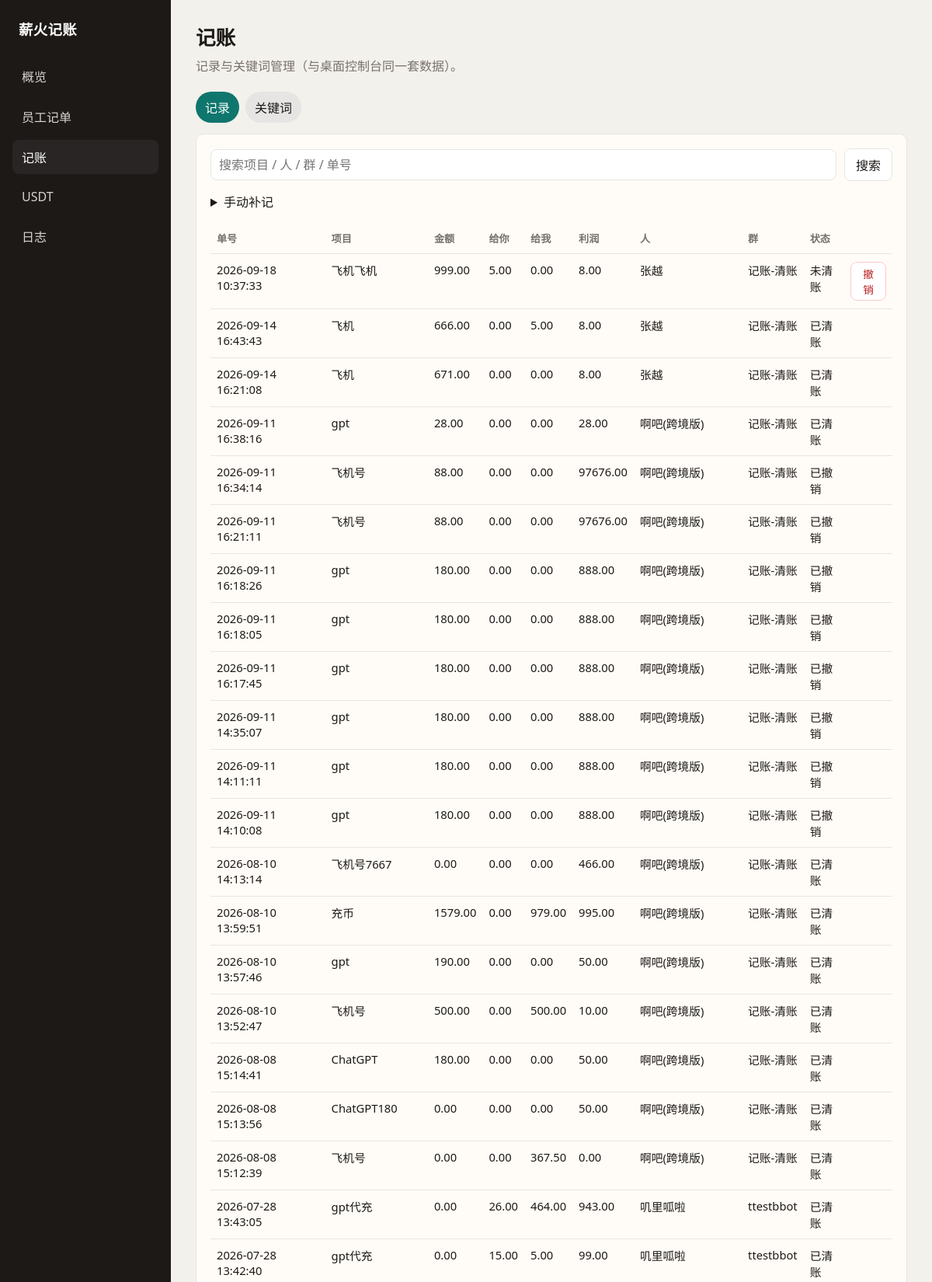
Screenshot of /panel/books/ledger/ (signed in, upper part) with the database file from the repository.
### apps/ledger/models.py (models this page shows, shortened)
class LedgerEntry(models.Model):
    class Direction(models.TextChoices):
        INCOME = "INCOME", "收入"
        EXPENSE = "EXPENSE", "支出"
    class Status(models.TextChoices):
        ACTIVE = "ACTIVE", "有效"
        REVERSED = "REVERSED", "已撤销"
        PROCESSED = "PROCESSED", "已清账"
    class Book(models.TextChoices):
        LEDGER = "ledger", "记账表"
        USDT = "usdt", "USDT"
        STAFF_ORDER = "staff_order", "员工记单"
    record_no = models.CharField(max_length=48, unique=True)
    event = models.OneToOneField(
        MessageEvent, on_delete=models.PROTECT, related_name="ledger_entry"
    )
    book = models.CharField(
        "账本",
        max_length=32,
        choices=Book.choices,
        default=Book.LEDGER,
        db_index=True,
    )
    direction = models.CharField(max_length=16, choices=Direction.choices)
    amount = models.DecimalField(max_digits=18, decimal_places=2)
    currency = models.CharField(max_length=4, default="CNY")
    category = models.ForeignKey(
        Category, on_delete=models.PROTECT, related_name="entries"
    )
    employee = models.ForeignKey(
        Employee, on_delete=models.PROTECT, related_name="entries"
    )
    chat_room = models.ForeignKey(
        ChatRoom, on_delete=models.PROTECT, related_name="entries"
    )
    remark = models.CharField(max_length=200, blank=True, default="")
    business_name = models.CharField(
        "项目", max_length=128, blank=True, default=""
    )
    receive_amount = models.DecimalField(
        "金额", max_digits=18, decimal_places=2, default=0
    )
    amount_to_you = models.DecimalField(
        "给你", max_digits=18, decimal_places=2, default=0
    )
    amount_to_me = models.DecimalField(
        "给我", max_digits=18, decimal_places=2, default=0
    )
    profit_amount = models.DecimalField(
        "利润", max_digits=18, decimal_places=2, default=0
    )
    occurred_at = models.DateTimeField()
    status = models.CharField(
        max_length=16, choices=Status.choices, default=Status.ACTIVE
    )
    reversed_at = models.DateTimeField(null=True, blank=True)
    reversed_by = models.ForeignKey(
        Employee,
        null=True,
        blank=True,
        on_delete=models.SET_NULL,
        related_name="reversed_entries",
    )
    reverse_reason = models.CharField(max_length=255, blank=True, default="")
    xinhuo_pushed_at = models.DateTimeField(
        "薪火已推送于", null=True, blank=True, db_index=True
    )
    created_at = models.DateTimeField(auto_now_add=True)
    updated_at = models.DateTimeField(auto_now=True)
    class Meta:
        verbose_name = "账目"
        verbose_name_plural = verbose_name
        indexes = [
            models.Index(fields=["occurred_at"]),
            models.Index(fields=["employee", "status"]),
            models.Index(fields=["chat_room", "direction", "currency"]),
            models.Index(fields=["book", "status", "-id"]),
        ]

### apps/chatrooms/models.py (models this page shows, shortened)
class Employee(models.Model):
    class Role(models.TextChoices):
        STAFF = "staff", "员工"
        ADMIN = "admin", "管理员"
        FINANCE = "finance", "财务/组长"
    employee_code = models.CharField("员工编号", max_length=32, unique=True)
    display_name = models.CharField("显示名", max_length=64)
    role = models.CharField(max_length=16, choices=Role.choices, default=Role.STAFF)
    enabled = models.BooleanField(default=True)
    created_at = models.DateTimeField(auto_now_add=True)
    updated_at = models.DateTimeField(auto_now=True)
    class Meta:
        verbose_name = "员工"
        verbose_name_plural = verbose_name

class ChatRoom(models.Model):
    name = models.CharField("群名称", max_length=128, unique=True)
    alias = models.CharField("别名", max_length=128, blank=True, default="")
    enabled = models.BooleanField("启用监听", default=True)
    strict_prefix = models.BooleanField("严格前缀", default=True)
    default_currency = models.CharField(max_length=4, default="CNY")
    last_seen_at = models.DateTimeField(null=True, blank=True)
    created_at = models.DateTimeField(auto_now_add=True)
    updated_at = models.DateTimeField(auto_now=True)
    class Meta:
        verbose_name = "聊天群"
        verbose_name_plural = verbose_name

### apps/panel/views.py (the view)
# urls.py: path("books/<str:book>/", views.book_page, name="book"),
@login_required
def book_page(request: HttpRequest, book: str) -> HttpResponse:
    if book not in BOOK_LABELS:
        return redirect("panel:home")
    from apps.panel import services as svc
    q = (request.GET.get("q") or "").strip()
    tab = "keywords" if request.GET.get("tab") == "keywords" else "records"
    ctx = {"book": book, "book_label": BOOK_LABELS[book], "q": q, "tab": tab}
    if tab == "keywords":
        ctx["keywords"] = svc.list_keywords(book)
    else:
        ctx["entries"] = svc.list_entries(book, limit=300, q=q)
        ctx["employees"] = svc.list_employees()
        ctx["rooms"] = svc.list_enabled_rooms()
    return render(request, "panel/book.html", _nav_ctx(**ctx))

### apps/panel/services.py (called while the page is built, shortened)
def ensure_django() -> None:
    global _django_ready
    if _django_ready:
        return

def list_employees() -> list[str]:
    ensure_django()
    from apps.chatrooms.models import Employee
    return list(
        Employee.objects.filter(enabled=True)
        .order_by("display_name")
        .values_list("display_name", flat=True)
    )

def list_enabled_rooms() -> list[str]:
    ensure_django()
    from apps.chatrooms.models import ChatRoom
    return list(
        ChatRoom.objects.filter(enabled=True)
        .order_by("name")
        .values_list("name", flat=True)
    )

### apps/panel/views.py (called while the page is built)
def _paused() -> bool:
    return PAUSE_FLAG.exists()

def _worker_running() -> bool:
    from datetime import timedelta
    from django.utils import timezone
    from apps.audit.models import GatewayHeartbeat
    gid = os.getenv("GATEWAY_ID", "wx-gateway-01")
    ts = (
        GatewayHeartbeat.objects.filter(gateway_id=gid)
        .values_list("updated_at", flat=True)
        .first()
    )
    return bool(ts and timezone.now() - ts < timedelta(seconds=90))

def _nav_ctx(**extra):
    ctx = {
        "paused": _paused(),
        "worker_running": _worker_running(),
        "book_labels": BOOK_LABELS,
    }
    ctx.update(extra)
    return ctx

### templates/panel/book.html (shortened to what this page needs)
{% extends "panel/base.html" %}
{% block content %}
<h1 class="page-title">{{ book_label }}</h1>
<p class="page-sub">记录与关键词管理（与桌面控制台同一套数据）。</p>
<div class="tabs">
  <a href="?tab=records" class="{% if tab != 'keywords' %}active{% endif %}">记录</a>
  <a href="?tab=keywords" class="{% if tab == 'keywords' %}active{% endif %}">关键词</a>
</div>
{% if tab != 'keywords' %}
<div class="panel">
  <form method="get" class="row" style="margin-bottom:14px">
    <input class="grow" name="q" value="{{ q }}" placeholder="搜索项目 / 人 / 群 / 单号">
    <button class="btn" type="submit">搜索</button>
  </form>
  <details style="margin-bottom:16px">
    <summary>手动补记</summary>
  </details>
  <table>
    <thead>
      <tr>
        <th>单号</th><th>项目</th>
        {% if book == 'staff_order' %}<th>数量</th><th>方向</th>{% else %}<th>金额</th><th>给你</th><th>给我</th><th>利润</th>{% endif %}
        <th>人</th><th>群</th><th>状态</th><th></th>
      </tr>
    </thead>
    <tbody>
      {% for e in entries %}
      <tr>
        <td>{{ e.record_no }}</td>
        <td>{{ e.business_name }}</td>
        {% if book == 'staff_order' %}
        <td>{{ e.amount }}</td>
        <td>{{ e.direction_label }}</td>
        {% else %}
        <td>{{ e.receive_amount }}</td>
        <td>{{ e.amount_to_you }}</td>
        <td>{{ e.amount_to_me }}</td>
        <td>{{ e.profit_amount }}</td>
        {% endif %}
        <td>{{ e.person }}</td>
        <td>{{ e.room }}</td>
        <td>{{ e.status_label }}</td>
        <td>
          {% if e.status == 'ACTIVE' %}
          <form method="post" action="{% url 'panel:entry_action' book %}">
            <button class="btn small danger" type="submit">撤销</button>
          </form>
          {% endif %}
        </td>
      </tr>
      {% empty %}
      <tr><td colspan="10">暂无记录</td></tr>
      {% endfor %}
    </tbody>
  </table>
</div>
{% endif %}
{% endblock %}

### static/panel/panel.css (style rules this page uses)
:root { --bg: #f3f1ec; --surface: #fffcf7; --ink: #1c1917; --muted: #78716c; --line: #e7e5e4; --accent: #0f766e; --accent-2: #115e59; --danger: #b91c1c; --warn: #b45309; --ok: #15803d; --nav: #1c1917; --nav-text: #fafaf9; --radius: 10px; --font: "Segoe UI", "PingFang SC", "Microsoft YaHei", sans-serif; }
* { box-sizing: border-box; }
html, body { margin: 0; padding: 0; }
body { font-family: var(--font); background: var(--bg); color: var(--ink); min-height: 100vh; }
a { color: var(--accent); text-decoration: none; }
.page-title { margin: 0 0 6px; font-size: 1.6rem; font-weight: 700; }
.page-sub { margin: 0 0 22px; color: var(--muted); }
.panel { background: var(--surface); border: 1px solid var(--line); border-radius: var(--radius); padding: 18px; margin-bottom: 18px; }
.row { display: flex; flex-wrap: wrap; gap: 10px; align-items: center; }
.grow { flex: 1; }
.btn { appearance: none; border: 1px solid var(--line); background: #fff; color: var(--ink); border-radius: 8px; padding: 8px 14px; cursor: pointer; font: inherit; }
.btn.danger { background: #fff; color: var(--danger); border-color: #fecaca; }
.btn.small { padding: 4px 10px; font-size: 0.85rem; }
input, select, textarea { font: inherit; border: 1px solid var(--line); border-radius: 8px; padding: 8px 10px; background: #fff; }
table { width: 100%; border-collapse: collapse; font-size: 0.92rem; }
th, td { text-align: left; padding: 10px 8px; border-bottom: 1px solid var(--line); vertical-align: top; }
th { color: var(--muted); font-weight: 600; font-size: 0.82rem; }
.tabs { display: flex; gap: 8px; margin-bottom: 14px; }
.tabs a { padding: 8px 12px; border-radius: 999px; background: #e7e5e4; color: var(--ink); text-decoration: none; }
.tabs a.active { background: var(--accent); color: #fff; }

### rows the page displays
LedgerEntry: record_no "2026-09-18 10:37:33", business_name "飞机飞机", receive_amount "999.00", amount_to_you "5.00", amount_to_me "0.00", profit_amount "8.00"
Employee: person "张越" "张越" "张越"
ChatRoom: room "记账-清账" "记账-清账" "记账-清账" "记账-清账" "记账-清账" "记账-清账" "记账-清账" "记账-清账" "记账-清账" "记账-清账" "记账-清账" "记账-清账" "记账-清账" "记账-清账" "记账-清账" "记账-清账" "记账-清账" "记账-清账" "记账-清账"
LedgerEntry: record_no "2026-09-14 16:43:43", business_name "飞机", receive_amount "666.00", amount_to_you "0.00", amount_to_me "5.00", profit_amount "8.00"
LedgerEntry: record_no "2026-09-14 16:21:08", business_name "飞机", receive_amount "671.00", amount_to_you "0.00", amount_to_me "0.00", profit_amount "8.00"
LedgerEntry: record_no "2026-09-11 16:38:16", business_name "gpt", receive_amount "28.00", amount_to_you "0.00", amount_to_me "0.00", profit_amount "28.00"
Employee: person "啊吧(跨境版)" "啊吧(跨境版)" "啊吧(跨境版)" "啊吧(跨境版)" "啊吧(跨境版)" "啊吧(跨境版)" "啊吧(跨境版)" "啊吧(跨境版)" "啊吧(跨境版)" "啊吧(跨境版)" "啊吧(跨境版)" "啊吧(跨境版)" "啊吧(跨境版)" "啊吧(跨境版)" "啊吧(跨境版)" "啊吧(跨境版)"
LedgerEntry: record_no "2026-09-11 16:34:14", business_name "飞机号", receive_amount "88.00", amount_to_you "0.00", amount_to_me "0.00", profit_amount "97676.00"
LedgerEntry: record_no "2026-09-11 16:21:11", business_name "飞机号", receive_amount "88.00", amount_to_you "0.00", amount_to_me "0.00", profit_amount "97676.00"
LedgerEntry: record_no "2026-09-11 16:18:26", business_name "gpt", receive_amount "180.00", amount_to_you "0.00", amount_to_me "0.00", profit_amount "888.00"
LedgerEntry: record_no "2026-09-11 16:18:05", business_name "gpt", receive_amount "180.00", amount_to_you "0.00", amount_to_me "0.00", profit_amount "888.00"
LedgerEntry: record_no "2026-09-11 16:17:45", business_name "gpt", receive_amount "180.00", amount_to_you "0.00", amount_to_me "0.00", profit_amount "888.00"
LedgerEntry: record_no "2026-09-11 14:35:07", business_name "gpt", receive_amount "180.00", amount_to_you "0.00", amount_to_me "0.00", profit_amount "888.00"
LedgerEntry: record_no "2026-09-11 14:11:11", business_name "gpt", receive_amount "180.00", amount_to_you "0.00", amount_to_me "0.00", profit_amount "888.00"
LedgerEntry: record_no "2026-09-11 14:10:08", business_name "gpt", receive_amount "180.00", amount_to_you "0.00", amount_to_me "0.00", profit_amount "888.00"
LedgerEntry: record_no "2026-08-10 14:13:14", business_name "飞机号7667", receive_amount "0.00", amount_to_you "0.00", amount_to_me "0.00", profit_amount "466.00"
LedgerEntry: record_no "2026-08-10 13:59:51", business_name "充币", receive_amount "1579.00", amount_to_you "0.00", amount_to_me "979.00", profit_amount "995.00"
LedgerEntry: record_no "2026-08-10 13:57:46", business_name "gpt", receive_amount "190.00", amount_to_you "0.00", amount_to_me "0.00", profit_amount "50.00"
LedgerEntry: record_no "2026-08-10 13:52:47", business_name "飞机号", receive_amount "500.00", amount_to_you "0.00", amount_to_me "500.00", profit_amount "10.00"
LedgerEntry: record_no "2026-08-08 15:14:41", business_name "ChatGPT", receive_amount "180.00", amount_to_you "0.00", amount_to_me "0.00", profit_amount "50.00"
LedgerEntry: record_no "2026-08-08 15:13:56", business_name "ChatGPT180", receive_amount "0.00", amount_to_you "0.00", amount_to_me "0.00", profit_amount "50.00"
LedgerEntry: record_no "2026-08-08 15:12:39", business_name "飞机号", receive_amount "0.00", amount_to_you "0.00", amount_to_me "367.50", profit_amount "0.00"
LedgerEntry: record_no "2026-07-28 13:43:05", business_name "gpt代充", receive_amount "0.00", amount_to_you "26.00", amount_to_me "464.00", profit_amount "943.00"
Employee: person "叽里呱啦" "叽里呱啦"
ChatRoom: room "ttestbbot" "ttestbbot"
LedgerEntry: record_no "2026-07-28 13:42:40", business_name "gpt代充", receive_amount "0.00", amount_to_you "15.00", amount_to_me "5.00", profit_amount "99.00"

### other values shown
{{ book_label }} "记账"
{{ e.status_label }} "未清账" "已清账" "已清账" "已清账" "已撤销" "已撤销" "已撤销" "已撤销" "已撤销" "已撤销" "已撤销" "已撤销" "已清账" "已清账" "已清账" "已清账" "已清账" "已清账" "已清账" "已清账" "已清账"
